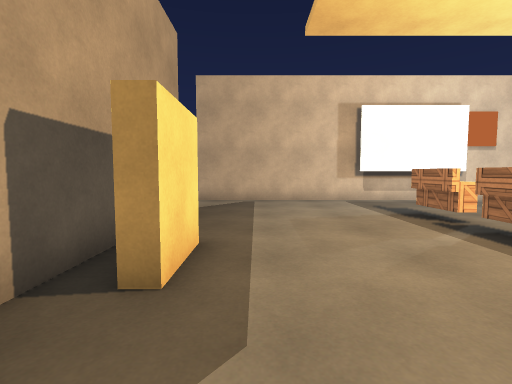
View 1 (above)

13 first-person views from a walk through a scene from a Unity 3-D project. The camera is 1.2 m above the floor, tilts 4° down and sees 85° across. The floor is counted in squares, 1 m on a side. Each view is taken from the middle of a square. On the plan, view 1 faces up. The plan holds only what a view shows up to about 13 squares ahead; the rest is blank. Surface patterns are stand-ins for the level's own textures.

View 2
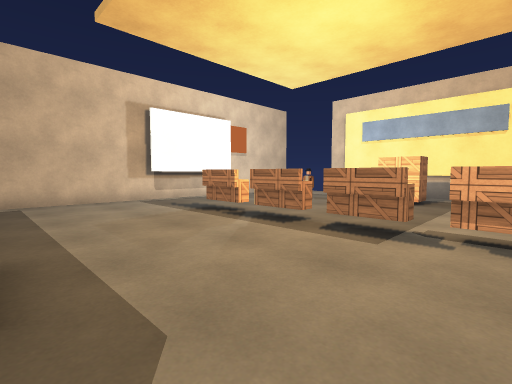

View 3
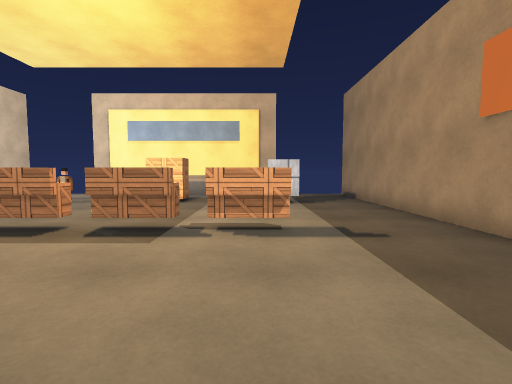

View 4
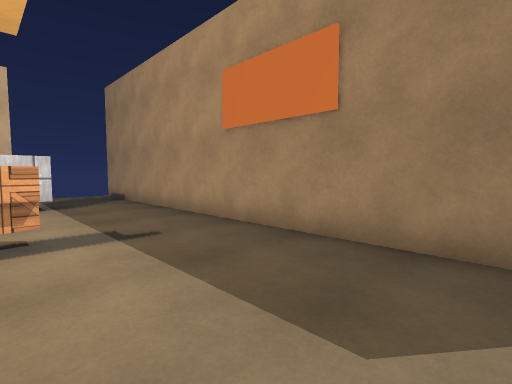

View 5
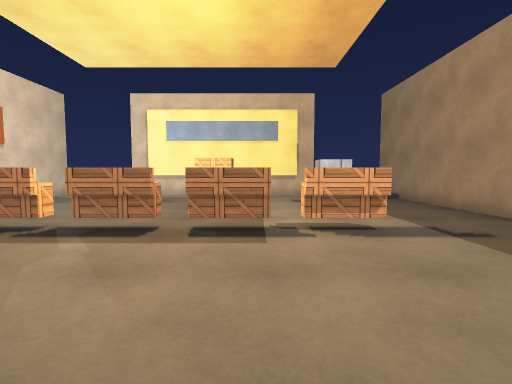

View 6
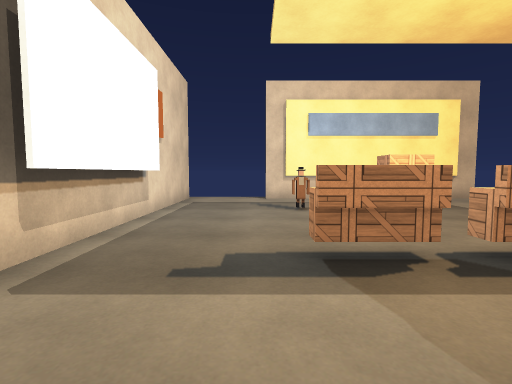

View 7
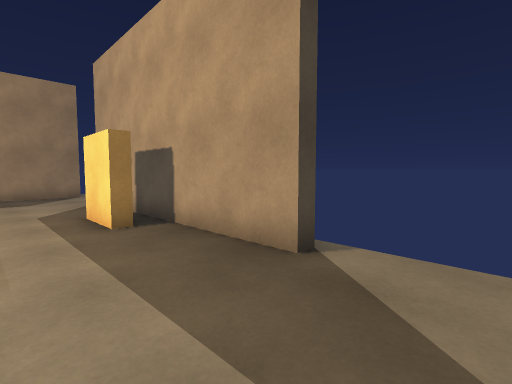

View 8
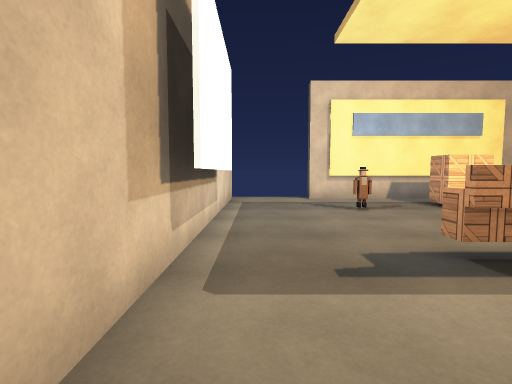

View 9
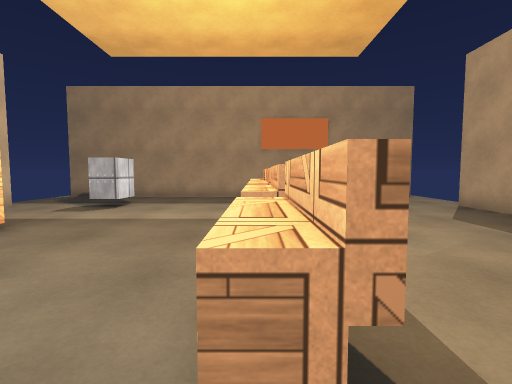

View 10
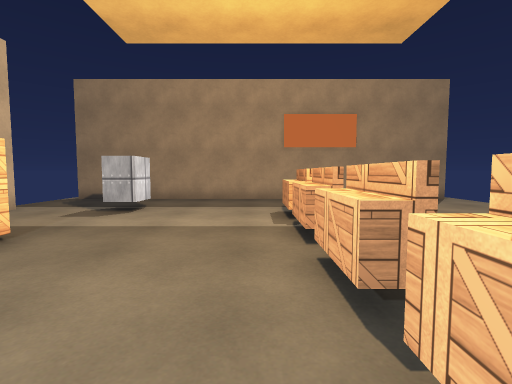

View 11
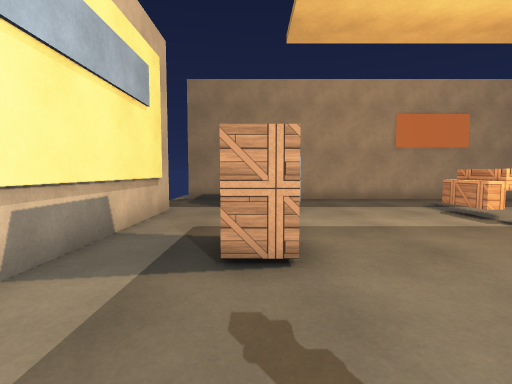

View 12
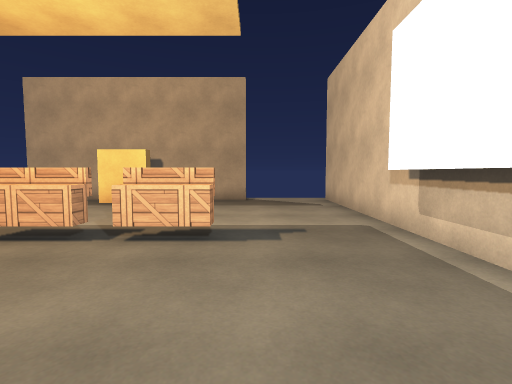

View 13
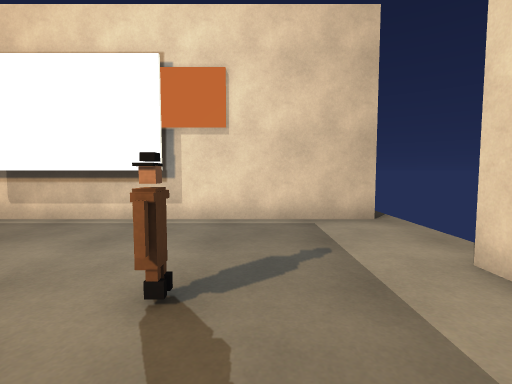

### Floor plan
Key: @ floor where view 1 was taken; # wall or solid block; x gap in a wall; . floor; ^ raised ledge.
Columns run from 3 left of view 1 to 14 right of it. Each row starts with its distance up from view 1.
 12 .################x
 11 ..................
 10 ..................
  9 ..................
  8 ##......^........#
  7  #......^........#
  6  #......^........#
  5  ##.....^........#
  4  ##.....^.....#..#
  3  ##.....^........#
  2  #......^........#
  1  #......^........#
  0  #.@....^........#
 -1  #...........#...#
 -2 ..................
 -3 ..................
 -4 ..................
 -5  ################x

Positions as (right, up) in squares from view 1, and headings:
1: (0, 0), facing up
2: (-1, 0), facing up-right
3: (-1, 0), facing right
4: (-1, 0), facing down-right
5: (-1, 2), facing right
6: (1, 9), facing right
7: (1, 11), facing down-left
8: (1, 11), facing right
9: (5, 9), facing down
10: (6, 8), facing down
11: (11, 8), facing down
12: (10, 9), facing left
13: (11, 5), facing up
